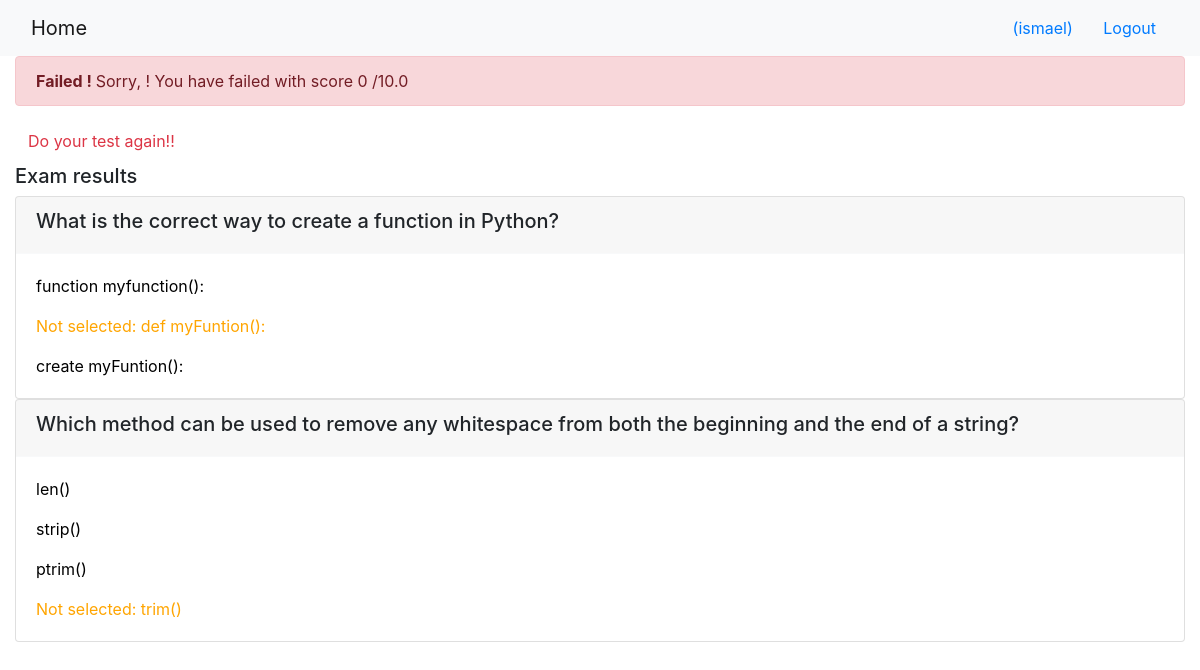
The page /onlinecourse/course/1/submission/1/result/ (signed in) on the database its author committed.
### onlinecourse/models.py (models this page shows)
class Question(models.Model):
    course = models.ForeignKey(Course, on_delete=models.CASCADE)
    question_title = models.CharField(max_length=255, default="Question Title")
    question_text = models.CharField(max_length=255)
    grade = models.FloatField(max_length=2, default=5.0)
    def is_get_score(self, selected_ids):
        all_answers = self.choice_set.filter(is_correct=True).count()
        selected_correct = self.choice_set.filter(is_correct=True, id__in=selected_ids).count()
        if all_answers == selected_correct:
            return True
        else:
            return False

class Choice(models.Model):
    question = models.ForeignKey(Question, on_delete=models.CASCADE)
    choice_text = models.CharField(max_length=255)
    is_correct = models.BooleanField(default=False)

### onlinecourse/views.py (the view)
# urls.py: path('course/<int:course_id>/submission/<int:submission_id>/result/', views.show_exam_result, name='show_exam_result'),
def show_exam_result(request, course_id, submission_id):
    course = get_object_or_404(Course, pk=course_id)
    submission = get_object_or_404(Submission, pk=submission_id)
    choices = submission.choices.all()
    total_grade, grade = 0, 0
    for question in course.question_set.all():
        total_grade += question.grade
        if question.is_get_score(choices):
            grade += question.grade
    return render(
        request,
        'onlinecourse/exam_result_bootstrap.html',
        {"course":course, "choices":choices,"grade":grade,
            "total_grade": total_grade,
            "submission": submission,
            "average_grade": int((grade / total_grade) * 100) }
    )

### onlinecourse/templates/onlinecourse/exam_result_bootstrap.html (shortened to what this page needs)
<!DOCTYPE html>
<html lang="en">
<head>
    {% load static %}
    <link rel="stylesheet" href="https://maxcdn.bootstrapcdn.com/bootstrap/4.5.2/css/bootstrap.min.css">
</head>
<body>
 <nav class="navbar navbar-light bg-light">
    <div class="container-fluid">
        <div class="navbar-header">
              <a class="navbar-brand" href="{% url 'onlinecourse:index' %}">Home</a>
        </div>
        <ul class="nav navbar-nav navbar-right">
            {% if user.is_authenticated %}
            <li>
                <a class="btn btn-link" href="#">{{ user.first_name }}({{ user.username }})</a>
                <a class="btn btn-link" href="{% url 'onlinecourse:logout' %}">Logout</a>
            </li>
            {% endif %}
        </ul>
    </div>
</nav>
<div class="container-fluid">
    {% if grade > 8 %}
    <div class="alert alert-success">
        <b> Congratulations, {{user.name}} ! </b> You have passed the exam and finished
            the course with score {{mark}} /{{total_mark}}
    </div>
        {% else %}
        <div class="alert alert-danger">
            <b> Failed ! </b>Sorry, {{user.name}} ! You have failed with score  {{grade}} /{{total_grade}}
        </div>
        <a class="btn btn-link text-danger" href="{% url 'onlinecourse:course_details' course.id %}">Do your test again!!</a>
        {% endif %}
        <div class="card-columns-vertical mt-1">
        <h5 class="">Exam results</h5>
        {% for question in course.question_set.all %}
        <div class="card">
            <div class="card-header border-light">
                <h5>{{question.question_text}}</h5>
            </div>
            <div class="card-body">
                {% for choice in question.choice_set.all %}
                   {% if choice.is_correct and choice in choices %}
                    <p class="card-text" style="color:green">Correct answer: {{choice.choice_text}}</p>
                    {% elif choice.is_correct and choice not in choices %}
                    <p class="card-text" style="color:orange">Not selected: {{choice.choice_text}}</p>
                    {% elif choice.is_correct == False and choice in choices %}
                    <p class="card-text" style="color:red">Wrong answer: {{choice.choice_text}}</p>
                    {% else %}
                    <p class="card-text" style="color:black">{{choice.choice_text}}</p>
                    {% endif %}
                {% endfor %}
            </div>
        </div>
    {% endfor %}
        </div>
    </div>
</body>
</html>

### rows shown on the page
Question: question_text "What is the correct way to create a function in Python?"
Choice: choice_text "function myfunction():"
Choice: choice_text "def myFuntion():"
Choice: choice_text "create myFuntion():"
Question: question_text "Which method can be used to remove any whitespace from both the beginning and the end of a string?"
Choice: choice_text "len()"
Choice: choice_text "strip()"
Choice: choice_text "ptrim()"
Choice: choice_text "trim()"

### other values the page prints
{{ user.username }} "ismael"
{{ grade }} "0"
{{ total_grade }} "10.0"
